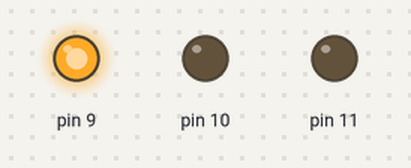
A sketch run on a simulated Arduino Uno, built with avr-gcc and run on an emulated ATmega328P. On the bench: output pins drawn as LEDs (lit = HIGH).

Above: at 0.5 s.
At 2.5 s:
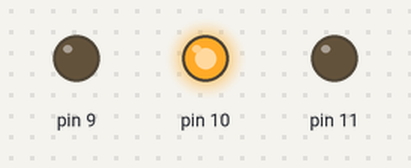
At 4.5 s:
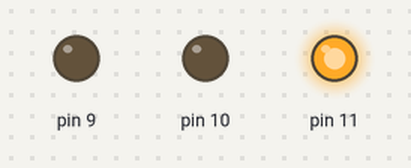
At 5.5 s:
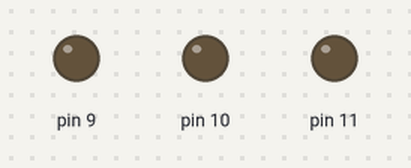
Timing chart, 0 to 7.8 s (numbered marks = the images above):
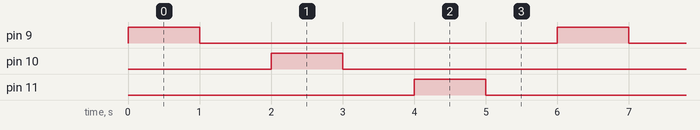

Measured:
- by itself, pin 9–11: alternates HIGH for 1.0 s and LOW for 5.0 s
- by itself, everything shown: repeats every 6.0 s, in 6 steps

The sketch:

Desafio4.ino
```cpp
int pin = 0;

void setup()
{
  pinMode(9, OUTPUT);
  pinMode(10, OUTPUT);
  pinMode(11, OUTPUT);
}

void loop()
{
   for ( pin = 9; pin <= 11; pin ++)
   {
    digitalWrite(pin, HIGH);
    delay(1000);

    digitalWrite(pin, LOW);
    delay(1000);
  }
}
```
